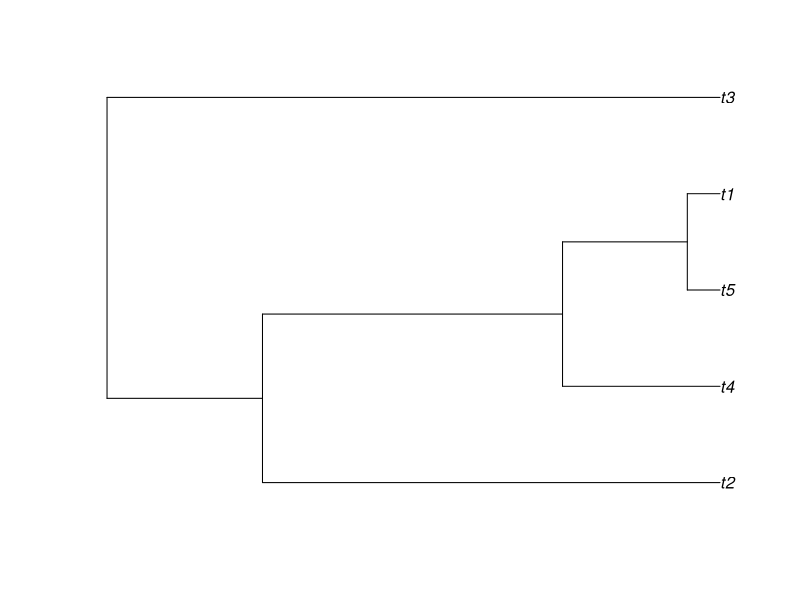
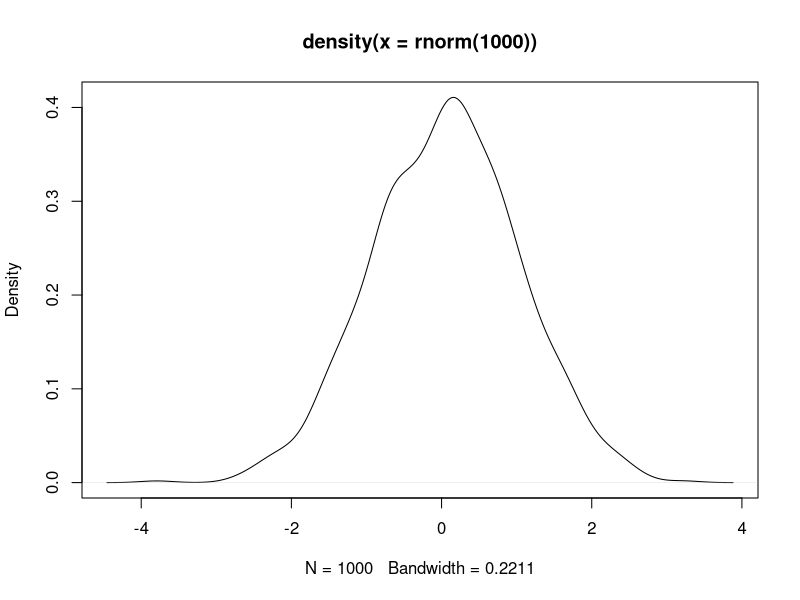

Recreate these plots in R, in order.
## ---- chunk 1
2+3
library(ape)
plot(rcoal(5))
## ---- chunk 2
plot(density(rnorm(1000)))
## ---- chunk 3
# Experience with coding.

GetHowManyTrees <- function(ntaxa=10) {
  #ape can compute this for us. help(package="ape") for help on ape.
  result <- ape::howmanytrees(ntaxa)
  return(result)
}
GetHowManyTrees()
